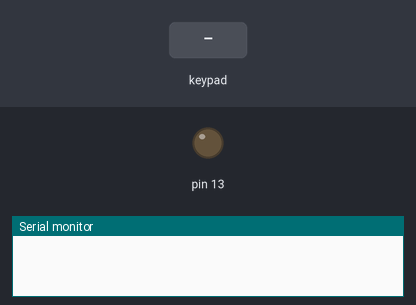
Bench run of a sketch on a simulated Arduino Uno, built with avr-gcc and run on an emulated ATmega328P. Shown: output pins drawn as LEDs (lit = HIGH), the last lines printed to the serial monitor. Wiring (inferred from the names in the program): 4×4 keypad with keys 1 2 3 A 4 5 6 B 7 8 9 C * 0 # D (labels assumed): rows pin 2, pin 3, pin 4, pin 5; columns pin 6, pin 7, pin 8, pin 9. Dashed ring = blinking. The inputs (shaded band) are chosen by the test bench. Pins used as bus, display or sensor lines are not drawn.

Above: at 1.2 s.
1.3 s: keypad keys 2 3 4 5 pressed 0.4 s apart
At 1.5 s:
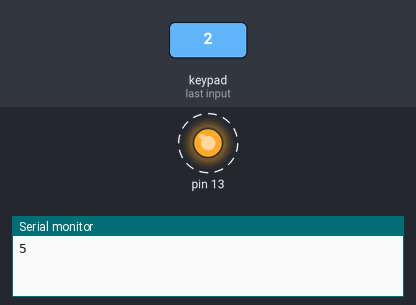
Timing chart, 0 to 4.3 s (numbered marks = the images above; inputs shaded):
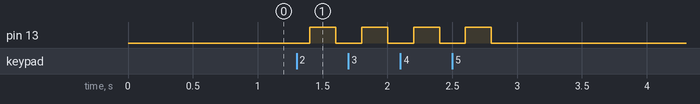

Measured:
- after the input at 1.3 s, pin 13: alternates HIGH for 0.20 s and LOW for 0.20 s, 8 changes in all, then stays LOW, starting after 0.10 s

The sketch:

Macro.ino
```cpp
const int numRows= 4;
const int numCols= 4;

int pinRows[numRows] = {2, 3, 4, 5};
int pinCols[numCols] = {6, 7, 8, 9};
int set[4][4]={{1,2,3,4},{5,6,7,8},{9,10,11,12},{13,14,15,16}};
void setup() {
    Serial.begin(9600);    // init Serial communication

    pinMode(13,OUTPUT);
    // initialize row pins as INPUT_PULLUP
    for(int i=0; i<numRows; i++) {
        pinMode(pinRows[i], INPUT_PULLUP);
    }

    // initialize column pins as OUTPUT
    for(int j=0; j<numCols; j++) {
        pinMode(pinCols[j], OUTPUT);
        digitalWrite(pinCols[j], HIGH);    // set initial output as HIGH
    }
}

void loop() {
    // Check input
    for(int j=0; j<numCols; j++) {
        digitalWrite(pinCols[j], LOW);    // set as LOW to check button press
        for(int i=0; i<numRows; i++) {
            if( digitalRead(pinRows[i]) == LOW ) {    // check input. LOW is pressed
              digitalWrite(13,HIGH);
              Serial.println(set[j][i]);
            }
        }
        digitalWrite(pinCols[j], HIGH);    // set as default (HIGH)
    }
    delay(200);
    digitalWrite(13,LOW);
}
```
